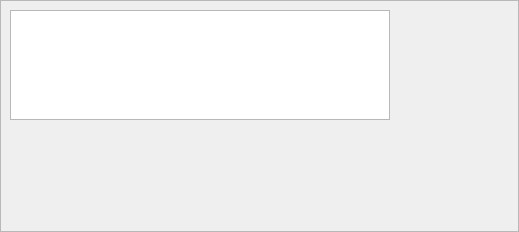
<?xml version="1.0" encoding="UTF-8"?>
<ui version="4.0">
 <class>Frame</class>
 <widget class="QFrame" name="Frame">
  <property name="geometry">
   <rect>
    <x>0</x>
    <y>0</y>
    <width>519</width>
    <height>232</height>
   </rect>
  </property>
  <property name="windowTitle">
   <string>Frame</string>
  </property>
  <property name="frameShape">
   <enum>QFrame::StyledPanel</enum>
  </property>
  <property name="frameShadow">
   <enum>QFrame::Raised</enum>
  </property>
  <widget class="QListWidget" name="listWidget">
   <property name="geometry">
    <rect>
     <x>10</x>
     <y>10</y>
     <width>380</width>
     <height>110</height>
    </rect>
   </property>
   <property name="minimumSize">
    <size>
     <width>380</width>
     <height>110</height>
    </size>
   </property>
   <property name="maximumSize">
    <size>
     <width>380</width>
     <height>110</height>
    </size>
   </property>
   <property name="verticalScrollBarPolicy">
    <enum>Qt::ScrollBarAlwaysOff</enum>
   </property>
   <property name="horizontalScrollBarPolicy">
    <enum>Qt::ScrollBarAlwaysOff</enum>
   </property>
   <property name="sizeAdjustPolicy">
    <enum>QAbstractScrollArea::AdjustToContents</enum>
   </property>
   <property name="editTriggers">
    <set>QAbstractItemView::NoEditTriggers</set>
   </property>
   <property name="dragEnabled">
    <bool>true</bool>
   </property>
   <property name="dragDropMode">
    <enum>QAbstractItemView::DragDrop</enum>
   </property>
   <property name="defaultDropAction">
    <enum>Qt::TargetMoveAction</enum>
   </property>
   <property name="selectionMode">
    <enum>QAbstractItemView::NoSelection</enum>
   </property>
   <property name="iconSize">
    <size>
     <width>60</width>
     <height>84</height>
    </size>
   </property>
   <property name="flow">
    <enum>QListView::LeftToRight</enum>
   </property>
   <property name="resizeMode">
    <enum>QListView::Adjust</enum>
   </property>
   <property name="gridSize">
    <size>
     <width>64</width>
     <height>88</height>
    </size>
   </property>
   <property name="viewMode">
    <enum>QListView::IconMode</enum>
   </property>
   <property name="uniformItemSizes">
    <bool>true</bool>
   </property>
   <item>
    <property name="text">
     <string/>
    </property>
    <property name="icon">
     <iconset resource="../resources.qrc">
      <normaloff>:/textures/svg/cards_05/4_hearts.svg</normaloff>:/textures/svg/cards_05/4_hearts.svg</iconset>
    </property>
   </item>
   <item>
    <property name="text">
     <string/>
    </property>
    <property name="icon">
     <iconset resource="../resources.qrc">
      <normaloff>:/textures/svg/cards_03/5_hearts.svg</normaloff>:/textures/svg/cards_03/5_hearts.svg</iconset>
    </property>
   </item>
   <item>
    <property name="text">
     <string/>
    </property>
    <property name="icon">
     <iconset resource="../resources.qrc">
      <normaloff>:/textures/svg/cards_04/Q_spades.svg</normaloff>:/textures/svg/cards_04/Q_spades.svg</iconset>
    </property>
   </item>
  </widget>
 </widget>
 <resources>
  <include location="../resources.qrc"/>
 </resources>
 <connections/>
</ui>
